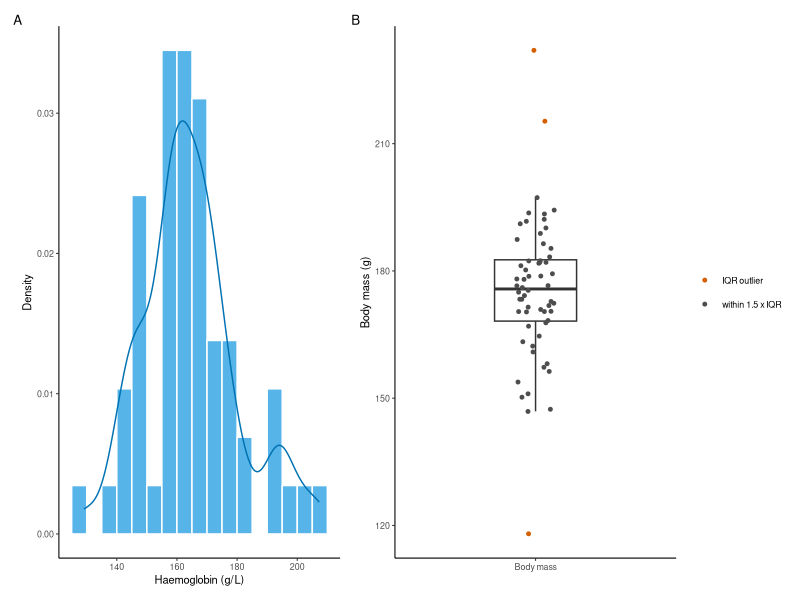

Here is the R script that generated this plot:
library(readr); library(dplyr); library(ggplot2); library(patchwork)
pika <- read_csv(here::here("assets/data/pika_physiology.csv"),
                 show_col_types = FALSE)
dir.create(here::here("figures"), showWarnings = FALSE)
hb <- pika$hemoglobin_g_l[!is.na(pika$hemoglobin_g_l)]
q <- quantile(pika$body_mass_g, c(.25, .75))
lo <- q[1] - 1.5 * IQR(pika$body_mass_g)
hi <- q[2] + 1.5 * IQR(pika$body_mass_g)
pika$outlier <- ifelse(pika$body_mass_g < lo | pika$body_mass_g > hi,
                       "IQR outlier", "within 1.5 x IQR")
panel_a <- ggplot(data.frame(hb = hb), aes(hb)) +
  geom_histogram(aes(y = after_stat(density)), binwidth = 5, boundary = 0,
                 fill = "#56B4E9", colour = "white") +
  geom_density(colour = "#0072B2") +
  labs(x = "Haemoglobin (g/L)", y = "Density") +
  theme_classic(base_size = 8)
panel_b <- ggplot(pika, aes("Body mass", body_mass_g)) +
  geom_boxplot(width = .35, outlier.shape = NA) +
  geom_jitter(aes(colour = outlier), width = .08, size = 1) +
  scale_colour_manual(values = c("IQR outlier" = "#D55E00",
                                 "within 1.5 x IQR" = "#4D4D4D")) +
  labs(x = NULL, y = "Body mass (g)", colour = NULL) +
  theme_classic(base_size = 8)
fig <- wrap_plots(panel_a, panel_b, nrow = 1) +
  plot_annotation(tag_levels = "A")
ggsave(here::here("figures/fig_distributions.svg"), fig,
       width = 183, height = 70, units = "mm")
file.exists(here::here("figures/fig_distributions.svg"))
